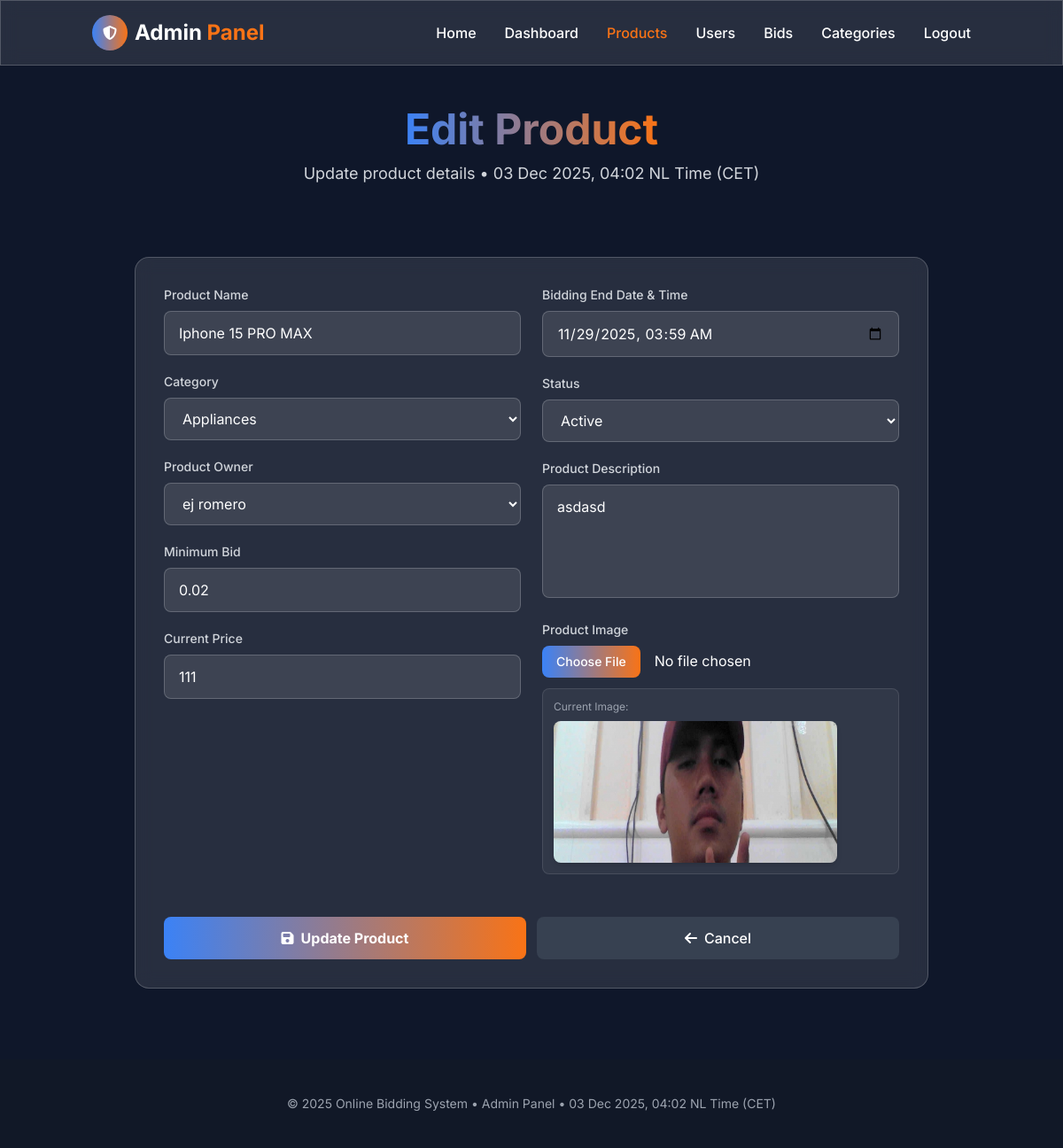
The app's page /admin/edit_product.php?id=63 (signed in) with its own data.
### tables this page shows
CREATE TABLE `products` (
  `id` int(30) NOT NULL,
  `productOwner` varchar(50) NOT NULL,
  `productStatus` varchar(20) NOT NULL,
  `productName` varchar(100) NOT NULL,
  `category` varchar(50) NOT NULL,
  `itemDesc` text NOT NULL,
  `bidCount` int(11) NOT NULL,
  `minimumBid` double NOT NULL,
  `productPrice` double NOT NULL,
  `productEnd` datetime NOT NULL,
  `productImgLoc` varchar(255) NOT NULL,
  `datePosted` datetime NOT NULL DEFAULT current_timestamp()
);

### admin/edit_product.php (the view, shortened to what this page needs)
<?php
include '../config.php';
$product_id = $_GET['id'] ?? 0;
$product_query = "SELECT * FROM products WHERE id = $product_id";
$product_result = $conn->query($product_query);
$product = $product_result->fetch_assoc();
?>
<!DOCTYPE html>
<html lang="en">
<head>
    <script src="https://cdn.tailwindcss.com"></script>
    <link rel="stylesheet" href="https://cdnjs.cloudflare.com/ajax/libs/font-awesome/6.4.0/css/all.min.css">
</head>
<body class="bg-deep-blue text-white min-h-screen">
    <header class="sticky top-0 z-50 glass-effect py-4">
        <div class="container mx-auto px-4 flex justify-between items-center">
            <div class="flex items-center space-x-2">
                <div class="w-10 h-10 rounded-full bg-gradient-to-r from-electric-blue to-bright-orange flex items-center justify-center">
                    <i class="fas fa-shield-alt text-white"></i>
                </div>
                <h1 class="text-2xl font-bold">Admin <span class="text-bright-orange">Panel</span></h1>
            </div>
            <nav class="hidden md:flex space-x-8">
                <a href="../index.php" class="font-medium hover:text-bright-orange transition-colors">Home</a>
                <a href="dashboard.php" class="font-medium hover:text-bright-orange transition-colors">Dashboard</a>
                <a href="products.php" class="font-medium text-bright-orange">Products</a>
                <a href="users.php" class="font-medium hover:text-bright-orange transition-colors">Users</a>
                <a href="bids.php" class="font-medium hover:text-bright-orange transition-colors">Bids</a>
                <a href="categories.php" class="font-medium hover:text-bright-orange transition-colors">Categories</a>
                <a href="../logout.php" class="font-medium hover:text-bright-orange transition-colors">Logout</a>
            </nav>
        </div>
    </header>
    <section class="py-12 relative overflow-hidden">
        <div class="container mx-auto px-4 text-center">
            <h2 class="text-4xl md:text-5xl font-bold mb-3">
                <span class="text-gradient">Edit Product</span>
            </h2>
            <p class="text-lg text-gray-300">Update product details • <?php echo date('d M Y, H:i'); ?> NL Time (CET)</p>
        </div>
    </section>
    <section class="py-8">
        <div class="container mx-auto px-4">
            <div class="glass-effect rounded-2xl p-6 md:p-8 card-hover max-w-4xl mx-auto">
                <form method="POST" action="" enctype="multipart/form-data" class="space-y-6">
                    <div class="grid grid-cols-1 md:grid-cols-2 gap-6">
                        <div class="space-y-5">
                            <div>
                                <label class="block text-sm font-medium text-gray-300 mb-2">Product Name</label>
                                <input type="text" name="productName" value="<?php echo htmlspecialchars($product['productName']); ?>" required
                                       class="input-field w-full">
                            </div>
                            <div>
                                <label class="block text-sm font-medium text-gray-300 mb-2">Category</label>
                                <select name="category" required class="select-field w-full">
                                    <?php
                                    $categories = $conn->query("SELECT * FROM categories");
                                    while($cat = $categories->fetch_assoc()) {
                                        $selected = ($cat['title'] == $product['category']) ? 'selected' : '';
                                        echo '<option value="' . htmlspecialchars($cat['title']) . '" ' . $selected . '>' . htmlspecialchars($cat['title']) . '</option>';
                                    }
                                    ?>
                                </select>
                            </div>
                            <div>
                                <label class="block text-sm font-medium text-gray-300 mb-2">Product Owner</label>
                                <select name="productOwner" required class="select-field w-full">
                                    <?php
                                    $users = $conn->query("SELECT * FROM users WHERE userType = 2");
                                    while($user = $users->fetch_assoc()) {
                                        $selected = ($user['id'] == $product['productOwner']) ? 'selected' : '';
                                        echo '<option value="' . $user['id'] . '" ' . $selected . '>' . htmlspecialchars($user['firstName'] . ' ' . $user['lastName']) . '</option>';
                                    }
                                    ?>
                                </select>
                            </div>
                            <div>
                                <label class="block text-sm font-medium text-gray-300 mb-2">Minimum Bid</label>
                                <input type="number" name="minimumBid" value="<?php echo $product['minimumBid']; ?>" step="0.01" required
                                       class="input-field w-full">
                            </div>
                            <div>
                                <label class="block text-sm font-medium text-gray-300 mb-2">Current Price</label>
                                <input type="number" name="productPrice" value="<?php echo $product['productPrice']; ?>" step="0.01" required
                                       class="input-field w-full">
                            </div>
                        </div>
                        <div class="space-y-5">
                            <div>
                                <label class="block text-sm font-medium text-gray-300 mb-2">Bidding End Date & Time</label>
                                <input type="datetime-local" name="productEnd"
                                       value="<?php echo date('Y-m-d\TH:i', strtotime($product['productEnd'])); ?>" required
                                       class="input-field w-full">
                            </div>
                            <div>
                                <label class="block text-sm font-medium text-gray-300 mb-2">Status</label>
                                <select name="productStatus" required class="select-field w-full">
                                    <option value="active" <?php echo ($product['productStatus'] == 'active') ? 'selected' : ''; ?>>Active</option>
                                </select>
                            </div>
                            <div>
                                <label class="block text-sm font-medium text-gray-300 mb-2">Product Description</label>
                                <textarea name="itemDesc" required class="textarea-field w-full"><?php echo htmlspecialchars($product['itemDesc']); ?></textarea>
                            </div>
                            <div>
                                <label class="block text-sm font-medium text-gray-300 mb-2">Product Image</label>
                                <input type="file" name="productImage" accept="image/*" class="file-input w-full">
                                <?php if($product['productImgLoc']): ?>
                                    <div class="mt-3 p-3 bg-white/5 rounded-lg border border-white/10">
                                        <p class="text-xs text-gray-400 mb-2">Current Image:</p>
                                        <img src="../<?php echo htmlspecialchars($product['productImgLoc']); ?>"
                                             alt="Current product image" class="w-full max-w-xs h-40 object-cover rounded-lg shadow-md">
                                    </div>
                                <?php endif; ?>
                            </div>
                        </div>
                    </div>
                    <div class="flex flex-col sm:flex-row gap-3 pt-6">
                        <button type="submit"
                                class="flex-1 py-3 bg-gradient-to-r from-electric-blue to-bright-orange rounded-lg font-bold text-center hover:opacity-90 transition-all btn-glow flex items-center justify-center gap-2">
                            <i class="fas fa-save"></i> Update Product
                        </button>
                        <a href="products.php"
                           class="flex-1 py-3 bg-gray-700 rounded-lg font-medium text-center hover:bg-gray-600 transition-all flex items-center justify-center gap-2">
                            <i class="fas fa-arrow-left"></i> Cancel
                        </a>
                    </div>
                </form>
            </div>
        </div>
    </section>
    <footer class="py-10 bg-gray-900 text-center text-gray-400 text-sm mt-12">
        <div class="container mx-auto px-4">
            <p>© 2025 Online Bidding System • Admin Panel • <?php echo date('d M Y, H:i'); ?> NL Time (CET)</p>
        </div>
    </footer>
</body>
</html>

### records on screen
products: productName "Iphone 15 PRO MAX", minimumBid "0.02", productPrice "111", productEnd "11/29/2025 03:59", productStatus "Active", itemDesc "asdasd", productImgLoc (picture)

### other values on screen
form field category "Appliances"
form field productOwner "ej romero"
